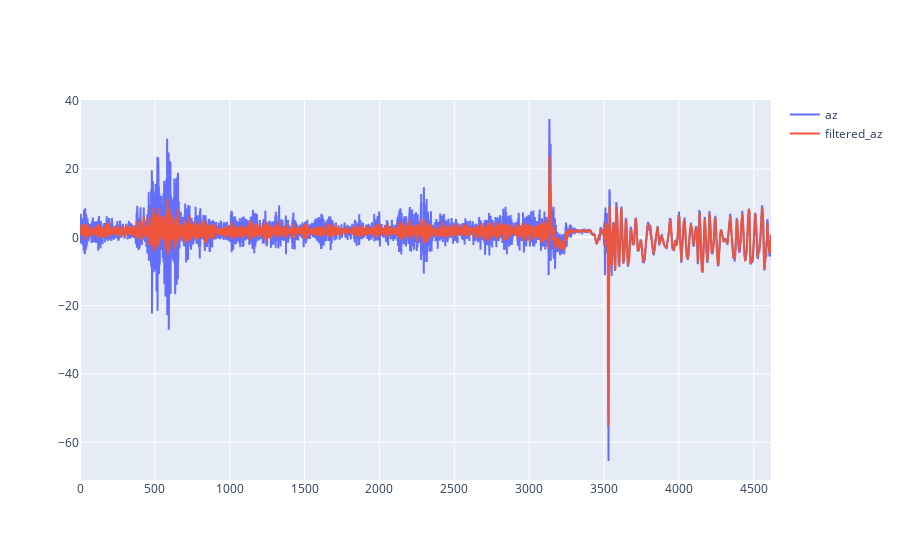

The notebook cell this image was saved under:
### Code cell
az = [x.get("az") for x in tick_data]
optimal_params = util.find_optimal_savgol_parameters(az, 4, 2)
filtered_az = util.denoise(az, optimal_params[0], optimal_params[1])

fig = go.Figure()

fig.add_trace(go.Scatter(x=np.arange(len(az)), y=az,
					mode='lines',
					name='az'))
fig.add_trace(go.Scatter(x=np.arange(len(filtered_az)), y=filtered_az,
					mode='lines',
					name='filtered_az'))

fig.show()

### Figure 1 — Plotly figure (JSON) as saved in the notebook; plotly's stock layout.template omitted (floating-point values rounded to 4 significant figures; data arrays with more than 128 entries replaced by an {"elided": "..."} marker saying what was removed)
{"data": [{"mode": "lines", "name": "az", "x": {"elided": "4616 int values"}, "y": {"elided": "4616 float values"}, "type": "scatter"}, {"mode": "lines", "name": "filtered_az", "x": {"elided": "4616 int values"}, "y": {"elided": "4616 float values"}, "type": "scatter"}], "layout": {}}
